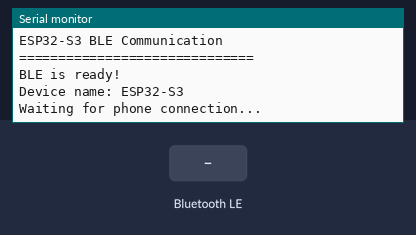
The sketch below on a simulated ESP32-S3. Parts: the last lines printed to the serial monitor. The inputs (shaded band) are chosen by the test bench. Nothing arrives over Bluetooth unless stated; a phone connects over Bluetooth LE 3 s after start.

Above: at 2.2 s.
2.3 s: Bluetooth LE write "1" received
At 2.7 s:
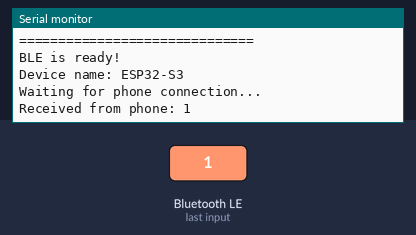
5.3 s: Bluetooth LE write "0" received
At 6.2 s:
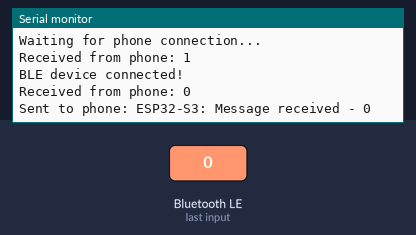
6.8 s: Bluetooth LE write "2" received
At 7.4 s:
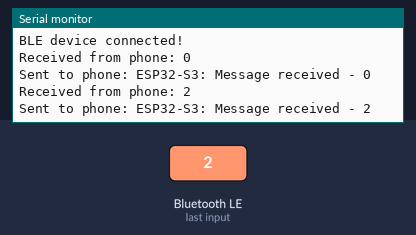

Measured:
- after the input at 2.3 s, the serial monitor: prints a new line at once (image 1)
- after the input at 5.3 s, the serial monitor: prints a new line at once (image 2)
- after the input at 6.8 s, the serial monitor: prints a new line at once (image 3)

The sketch:

sketch_sep14a.ino
```cpp
#include <BLEDevice.h>
#include <BLEServer.h>
#include <BLEUtils.h>
#include <BLE2902.h>

// ===============================
// BLE UUIDs
// ===============================
#define SERVICE_UUID        "4fafc201-1fb5-459e-8fcc-c5c9c331914b"
#define CHARACTERISTIC_UUID "beb5483e-36e1-4688-b7f5-ea07361b26a8"

BLECharacteristic *pCharacteristic;
bool deviceConnected = false;

// ===============================
// BLE Server Callbacks
// ===============================
class MyServerCallbacks : public BLEServerCallbacks {
  void onConnect(BLEServer *pServer) {
    deviceConnected = true;
    Serial.println("BLE device connected!");
  }

  void onDisconnect(BLEServer *pServer) {
    deviceConnected = false;
    Serial.println("BLE device disconnected!");

    // Start advertising again
    pServer->getAdvertising()->start();
    Serial.println("Waiting for BLE connection...");
  }
};

// ===============================
// BLE Receive Callbacks
// ===============================
class MyCallbacks : public BLECharacteristicCallbacks {
  void onWrite(BLECharacteristic *pCharacteristic) {

    String message = pCharacteristic->getValue();

    if (message.length() > 0) {

      Serial.print("Received from phone: ");
      Serial.println(message);

      // Send reply back to phone
      if (deviceConnected) {
        String reply = "ESP32-S3: Message received - " + message;

        pCharacteristic->setValue(reply.c_str());
        pCharacteristic->notify();

        Serial.print("Sent to phone: ");
        Serial.println(reply);
      }
    }
  }
};

// ===============================
// SETUP
// ===============================
void setup() {

  Serial.begin(115200);
  delay(1000);

  Serial.println();
  Serial.println("==============================");
  Serial.println("ESP32-S3 BLE Communication");
  Serial.println("==============================");

  // Initialize BLE
  BLEDevice::init("ESP32-S3");

  // Create BLE server
  BLEServer *pServer = BLEDevice::createServer();

  pServer->setCallbacks(new MyServerCallbacks());

  // Create BLE service
  BLEService *pService =
      pServer->createService(SERVICE_UUID);

  // Create BLE characteristic
  pCharacteristic =
      pService->createCharacteristic(
          CHARACTERISTIC_UUID,
          BLECharacteristic::PROPERTY_READ |
          BLECharacteristic::PROPERTY_WRITE |
          BLECharacteristic::PROPERTY_NOTIFY
      );

  // Enable notifications
  pCharacteristic->addDescriptor(
      new BLE2902()
  );

  // Set receive callback
  pCharacteristic->setCallbacks(
      new MyCallbacks()
  );

  // Start BLE service
  pService->start();

  // Start advertising
  BLEAdvertising *pAdvertising =
      BLEDevice::getAdvertising();

  pAdvertising->addServiceUUID(
      SERVICE_UUID
  );

  pAdvertising->setScanResponse(true);
  pAdvertising->setMinPreferred(0x06);
  pAdvertising->setMinPreferred(0x12);

  BLEDevice::startAdvertising();

  Serial.println("BLE is ready!");
  Serial.println("Device name: ESP32-S3");
  Serial.println("Waiting for phone connection...");
}

// ===============================
// LOOP
// ===============================
void loop() {

  if (deviceConnected) {
    // BLE communication is handled
    // by the callbacks.
  }

  delay(100);
}
```
